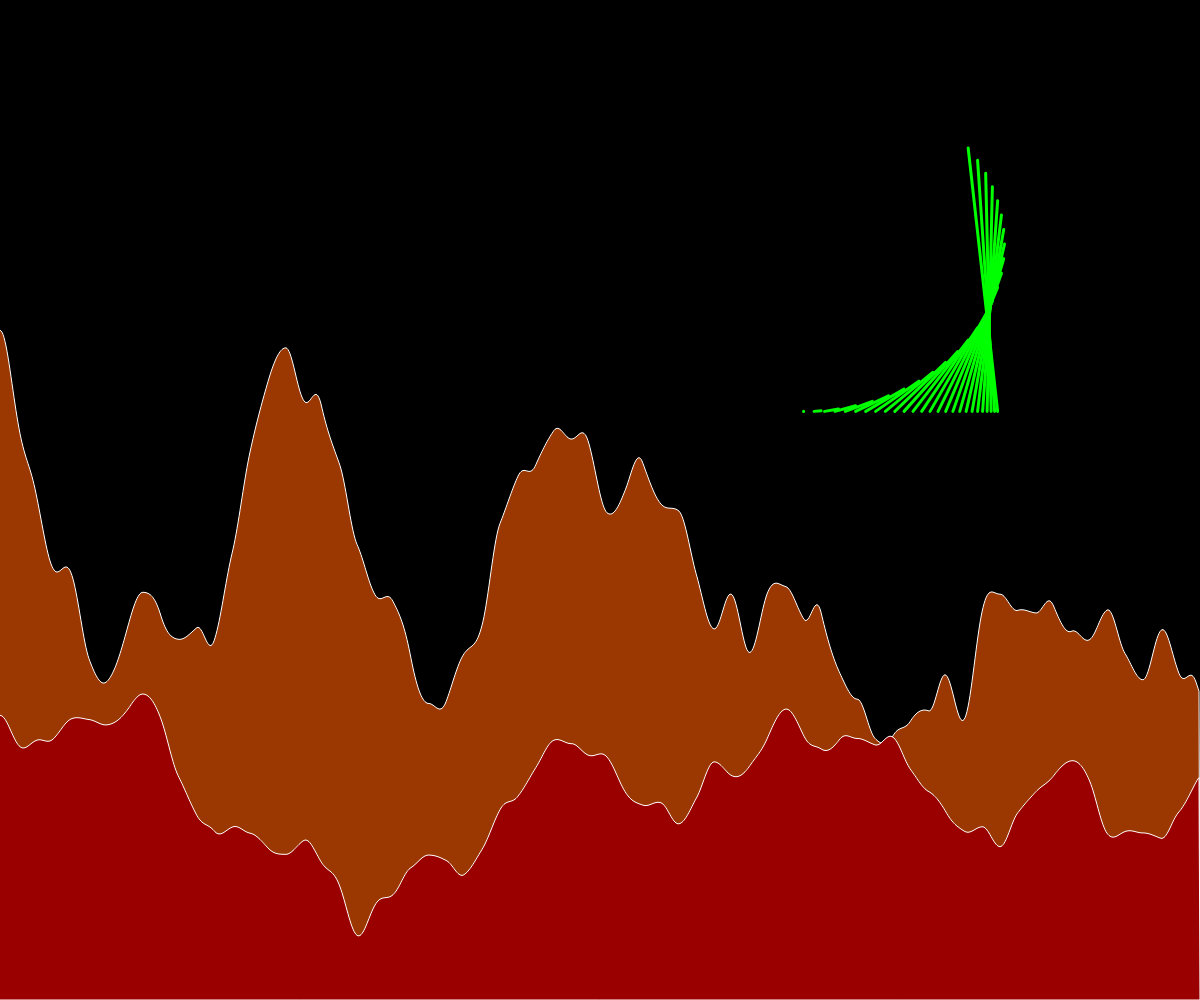
Frame 1 (no input)
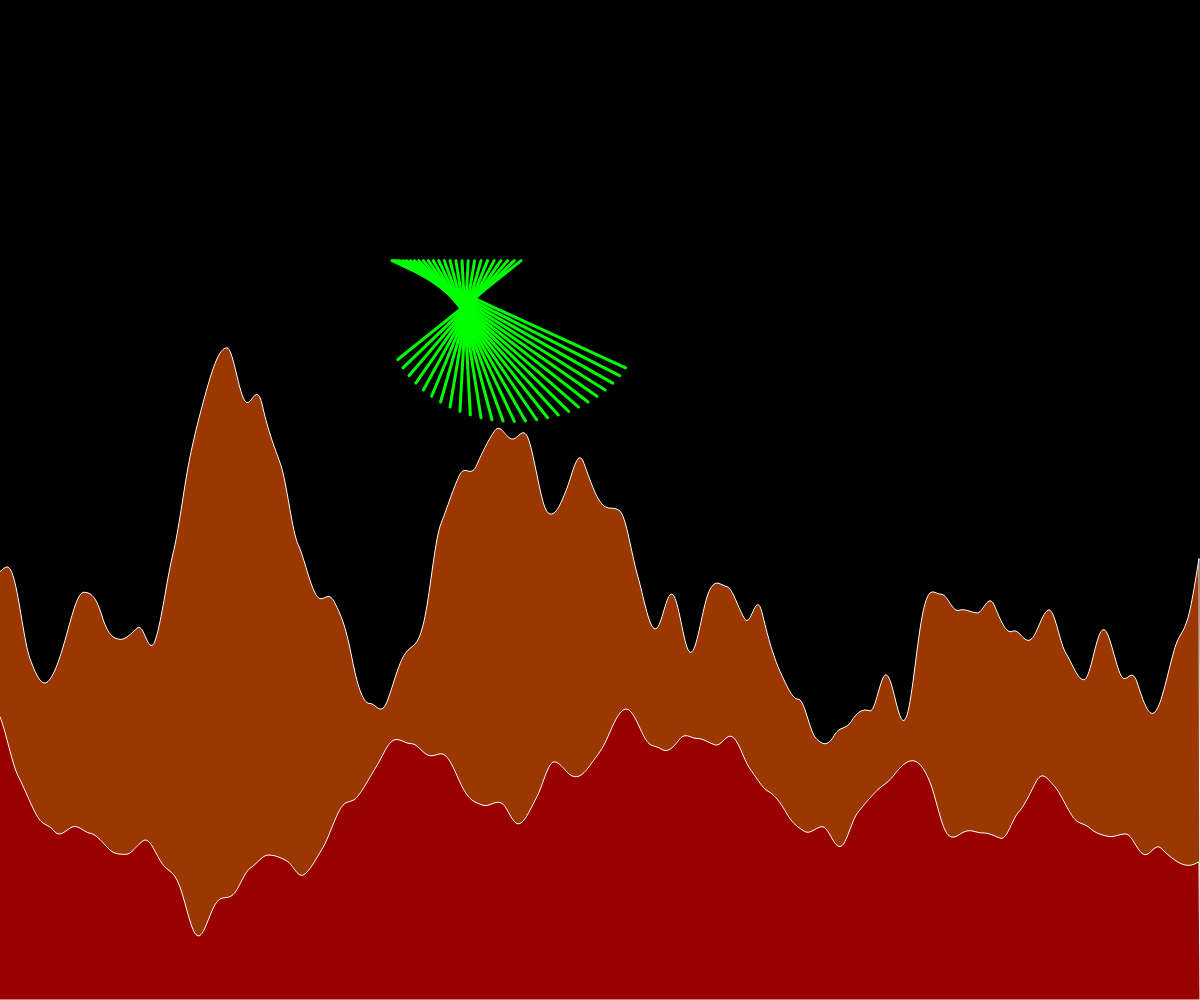
Frame 60 (no input)
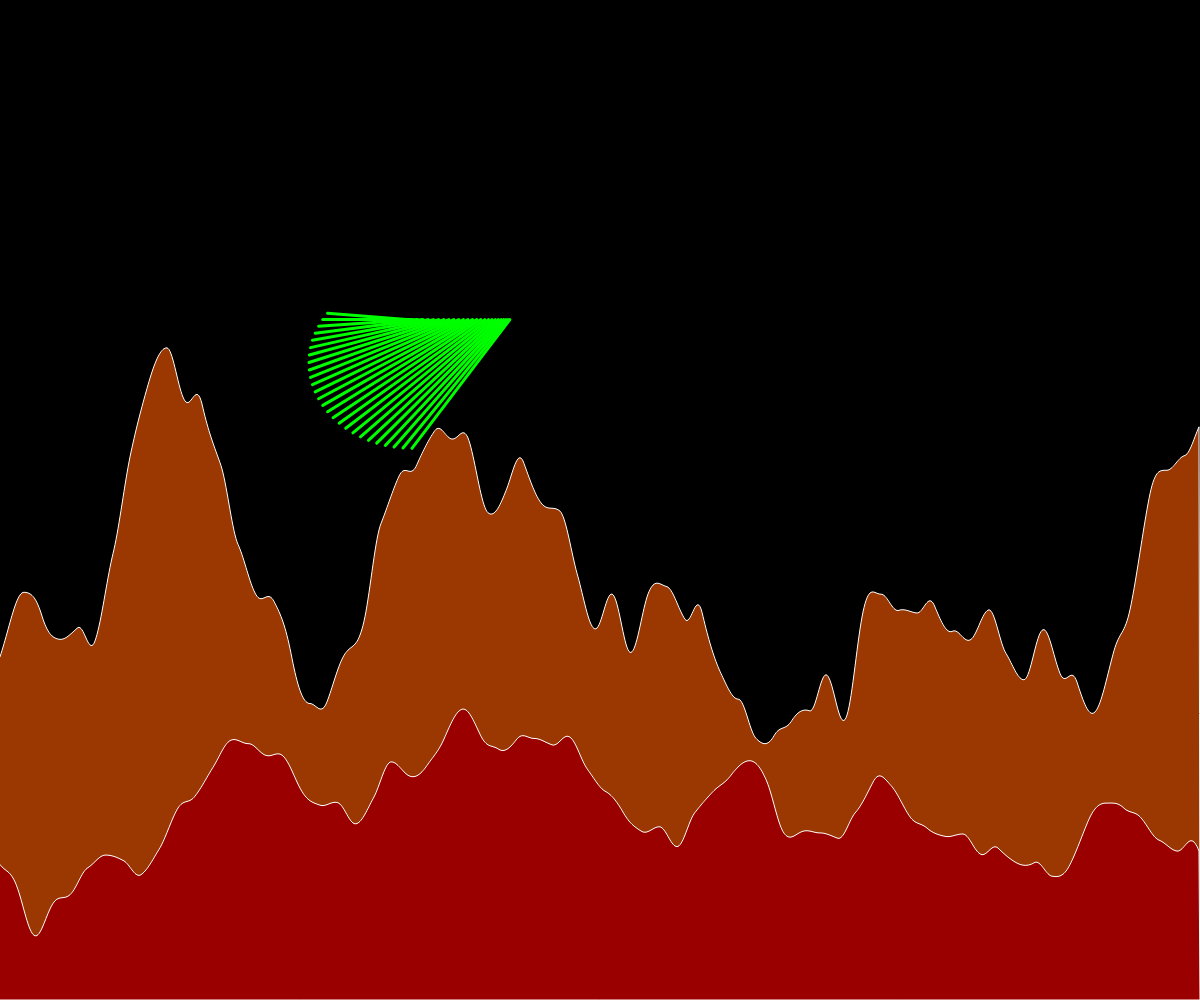
Frame 120 (the mouse pressed at the canvas centre since frame 60)

The p5.js sketch that drew these frames (run headless with seeded random() and noise() and a simulated clock; from frame 60 on, the mouse is pressed at the canvas centre):

// p5.js sketch
// ── sketch.js
let t=0;
let xoff =0;
let yoff =100;
let zoff = 0;
let start1 =0;
let start2 =10000;


function setup() {
  createCanvas(windowWidth, windowHeight);
  background(0);
  angleMode(DEGREES);
}

function draw() {
  background(0);
  
  mountRange(start1,color(155,55,0),0);
  mountRange(start2,color(155,0,0),height/1.6); // larger the number shorter the mountain
  start1+=0.007;
  start2+=0.019;
  
  push();
  translate(noise(xoff)*width,noise(yoff)*height);
  strokeWeight(3);
  stroke(0,255,0);
  
  for (let i = 0;i<26;i++){
  line(getx(t+i),gety(t+i),getx1(t+i),gety1(t+1));
  }
  pop();
  t++;
  xoff+=0.007;
  yoff+=0.007;
  zoff+=0.007;
}


function getx(t){
  return sin(t*5)*noise(zoff)*width/4;
  //return t
}


function gety(t){
  return cos(t*5)*noise(zoff)*height/4; 
  //return t;
}



function getx1(t){
  return sin(t*3)*noise(zoff)*width/4;
  //return t
}


function gety1(t){
  return cos(t*2)*noise(zoff)*height/4; 
  //return t;
}



function mountRange(start,c,shrnk){ //fill with a start of space, color and shrink the mountain
  
  fill(c);
  beginShape();
  let xoff1 = start; // the xoff = start wich scrolls along the noise space
  for (let x = 0; x < width; x++) {
    //let y = random(height);
    //let y = noise(xoff1)*(height + shrnk);
    let y = map(noise(xoff1),0,1,height,shrnk);
    stroke(255);
    
    vertex(x, y);
    //vertex(width,y);
    xoff1+= 0.007; 
  }
  vertex(width,height); // fills to the bottom of canvas
  vertex(0,height);     //  fills to bottom of canvas
  
  endShape();
  
  //xoff2+= 0.007;
 // noLoop();
 // start+=0.007; // moving the start of the noise space by a bit to give the 
  
  
}
